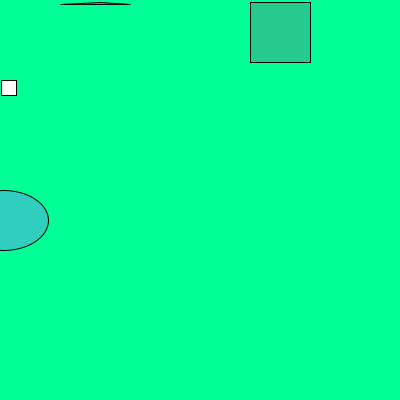
Frame 1 (no input)
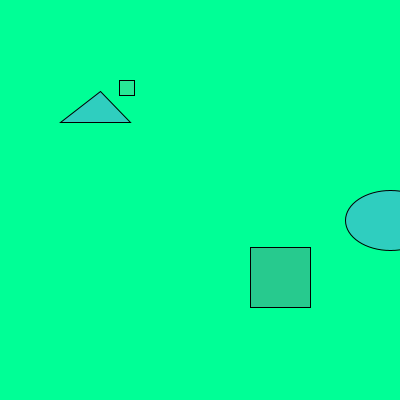
Frame 60 (the mouse pressed at the canvas centre just before this capture)
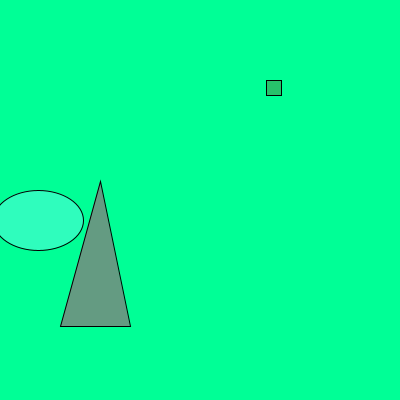
Frame 120 (the mouse held since frame 60 and released just before this capture)

The Processing sketch that drew these frames (run headless with seeded random() and noise(); from frame 60 on, the mouse is pressed at the canvas centre):

// Processing sketch: processing_99831
// ── processing_99831.pde

//declaraciÛn de variables eje

int size = 15;
float xpos = 0;
float ypos = 0;
float x1pos = 0;
float y1pos = 0;
float x2pos = 0;
float y2pos = 0;
float x3pos = 0;
float y3pos = 0;

//variables de direcciÛn

int xdirection = 1;
int ydirection = 1;
int x1direction = 1;
int y1direction = 1;
int x2direction = 1;
int y2direction = 1;
int x3direction = 1;
int y3direction = 1;

//variables de velocidad

float xspeed = 1.7;
float yspeed = 2.6;
float x1speed = 3.4;
float y1speed = 4.9;
float x2speed = 6.5;
float y2speed = 1.0;
float x3speed = 1.3;
float y3speed = 2.4;


void setup()

{

  size (400,400);

  frameRate(30);//web fps

  //posiciÛn inicial de las variables

  xpos = xpos;
  ypos = ypos;
  x1pos = x1pos;
  y1pos = y1pos;
  x2pos = x2pos;
  y2pos = y2pos;
  x3pos = x3pos;
  y3pos = y3pos;
}
void draw()
{
  background(0,255,150);
  xpos = xpos + ( xspeed * xdirection );
  ypos = ypos + ( yspeed * ydirection );  
  x1pos = x1pos +( x1speed * x1direction );
  y1pos = y1pos + ( y1speed * y1direction );
  x2pos = x2pos + ( x2speed * x2direction );
  y2pos = y2pos + ( y2speed * y2direction );
  x3pos = x3pos + ( x3speed * x3direction );
  y3pos = y3pos + ( y3speed * ydirection );
  //condicionales de regreso

  if (xpos > width-size || xpos < 0){
    xdirection *= -1;
  }

  if (ypos >= 400 || ypos < 0){
    ydirection *= -1;
  }

  if (x1pos > width-size || x1pos < 0){
    x1direction*= -1;
  }

  if (y1pos >= 400 || y1pos < 0){
    y1direction *= -1;
  }
  if (x2pos > width-size || x2pos < 0){
    x2direction *= -1;
  }

  if (y2pos > height-size || y2pos < 0){
    y2direction *= -1;   
  }
  if (x3pos > width-size || x3pos < 0){
    x3direction *= -1;
  }
  if (y3pos >  height-size || y3pos < 0){
    y3direction *= -1;
  }

  //figuras
  rect(xpos,80,size,size);
  if ((xpos < 133)&&(xpos > 0)){
    xspeed = 2; //velocidad de este segmento
    fill(120,130,280,100); //color de la figura en este segmento
  }
  if ((xpos < 266)&&(xpos > 133)){
    xspeed = 2.5;
    fill(0,030,200,100);
  }
  if ((xpos > 266)&&(xpos < 400)){
    xspeed = xspeed + 2;
    fill(120,250,250,100);
  }

  ellipse(x1pos,220,90,60);
  if ((x1pos < 133)&&(x1pos > 0)){
    x1speed = 3;
    fill(100,100,100,100);
  }
  if ((x1pos < 266) && (x1pos > 133)){
    x1speed = x1speed +2;
    fill(0,070,100,100);
  }
  if ((xpos > 266)&&(xpos < 400)){
    x1speed = x1speed +1;
    fill(280,0,100,100);
  }
  triangle(100,ypos,60,y1pos,130,y1pos);
  if ((ypos <=200) && (ypos >=0)) {
    yspeed = 1.5;
    fill(200,100,120,100);
  }

  if ((y1pos <=200) && (y1pos >=0)) {
    y1speed = 2;
    fill(100,120,130,100);
  }
  if ((ypos >= 200) && (ypos <=width)){

    yspeed = 8;
    fill(100,020,200,100);
  }
  if ((y1pos >= 200) && (y1pos <= width)){
    y1speed = 6;
    fill(100,100,050,100);
  }
  rect (250, y3pos, 60,60);
  if ((y3pos<=200) && (y3pos>=0)) {
    y3speed= 4;
    fill(250,120,100,100);
  }
  if ((y3pos>= 200) && (y3pos<=width)){
    y3speed= 2.5;
    fill (050,100,100,100); 
  }
  if ((y3pos >= 200) && (y3pos <= height)){
    y3speed = 5;
    fill(100,200,150,100);
  }

}
